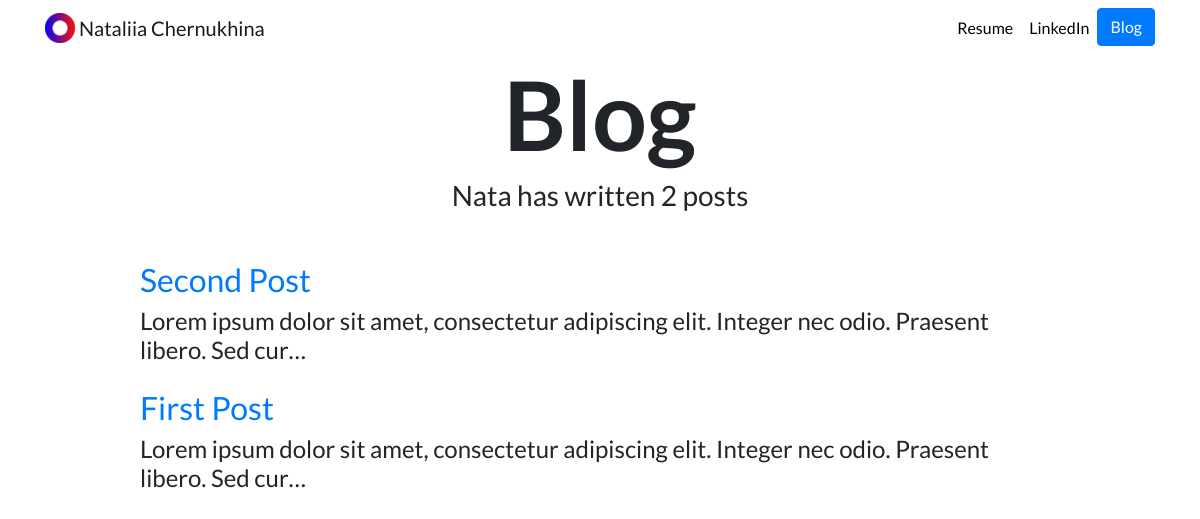
Screenshot of /blog/ with the database file from the repository.
### blog/models.py (models this page shows, shortened)
class Blog(models.Model):
    title = models.CharField(max_length=200)
    text = models.TextField()
    dat = models.DateTimeField()

### blog/views.py (the view)
# urls.py: path('', views.all_blogs, name='all_blogs'),
def all_blogs(request):
    blogs = Blog.objects.order_by('-dat')
    return render(request, 'blog/all_blogs.html', {'blogs': blogs})

### blog/templates/blog/all_blogs.html (shortened to what this page needs)
{% extends "portfolio/base.html" %}
{% load static %}
{% block content %}
<h1 id="blogtitle" class="font-weight-bold text-center">Blog</h1>
<h3 class="text-center mb-5">Nata has written {{ blogs.count }} post{{ blogs.count|pluralize }}</h3>
{% for blog in blogs %}
<div class="row justify-content-center my-3">
  <div class="col-md-10">
    <a href="{% url 'blog:detail' blog.id %}">
      <h2>{{ blog.title }}</h2>
    </a>
    <h4>{{ blog.text|striptags|truncatechars:100 }}</h4>
  </div>
</div>
{% endfor %}
{% endblock %}

### portfolio/static/portfolio/custom.css (style rules this page uses)
body { font-family: 'Lato', sans-serif; }
#blogtitle { font-size: 6rem; }

### rows the page displays
Blog: title "Second Post", text "Lorem ipsum dolor sit amet, consectetur adipiscing elit. Integer nec odio. Praesent libero. Sed cur…"
Blog: title "First Post", text "Lorem ipsum dolor sit amet, consectetur adipiscing elit. Integer nec odio. Praesent libero. Sed cur…"

### other values shown
{{ blogs.count }} "2"
